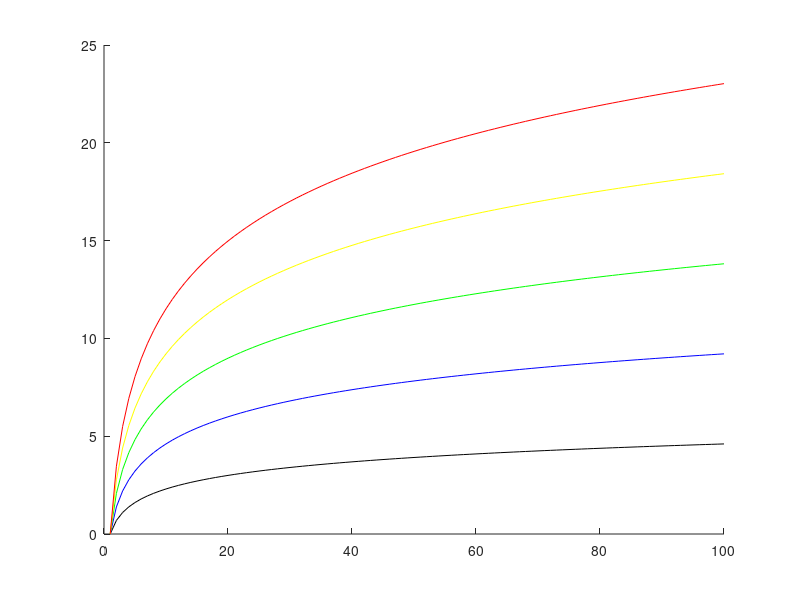

This chart was generated by the following MATLAB code:

clear all;
close all;


c = zeros(1, 360);
for theta = 1:360
    c(theta) = complex(cosd(theta),sind(theta));
end

a = 0.7071+0.7071i;
c = c*a;
abs_c = abs(c);

mask = complex(cosd(225),sind(225)) / complex(cosd(45),sind(45));
%mask = complex(cosd(55),sind(55)) * complex(cosd(45),sind(45))
r_mask = real(mask);
i_mask = imag(mask);
if r_mask >= 0 && i_mask >= 0
    cos_mask = mod(acosd(r_mask),360);
    sin_mask = mod(asind(i_mask),360);
    theta = cos_mask;
elseif r_mask >= 0 && i_mask <= 0
    cos_mask = mod(acosd(r_mask),360);
    sin_mask = mod(asind(i_mask),360);
    theta = sin_mask;
elseif r_mask <= 0 && i_mask >= 0
    cos_mask = mod(acosd(r_mask),360);
    sin_mask = mod(asind(i_mask),360);
    theta = cos_mask;
elseif r_mask <= 0 && i_mask <= 0
    cos_mask = mod(acosd(r_mask),360);
    sin_mask = mod(asind(i_mask),360);
    theta = cos_mask + 2*(180-cos_mask);
end
disp(theta);

angle = 10;
angle_3dB = 0.8;
u = 2.07123 * (sind(angle)/sind(angle_3dB));
b_max = 45.6;
BeamGain_angle = b_max*( (besselj(1,u)/2*u) + (besselj(3,u)/u^3) )^2
ChannelFadingCoefficient = 1;
H = ChannelFadingCoefficient*sqrt(BeamGain_angle);

 x=[1:100];
 for i=1:5
 y(:,i)=i*log(x);
 end
colorstring = 'kbgyr';
figure(1); cla;
hold on
for i = 1:5
  plot(x,y(:, i), 'Color', colorstring(i))
end
